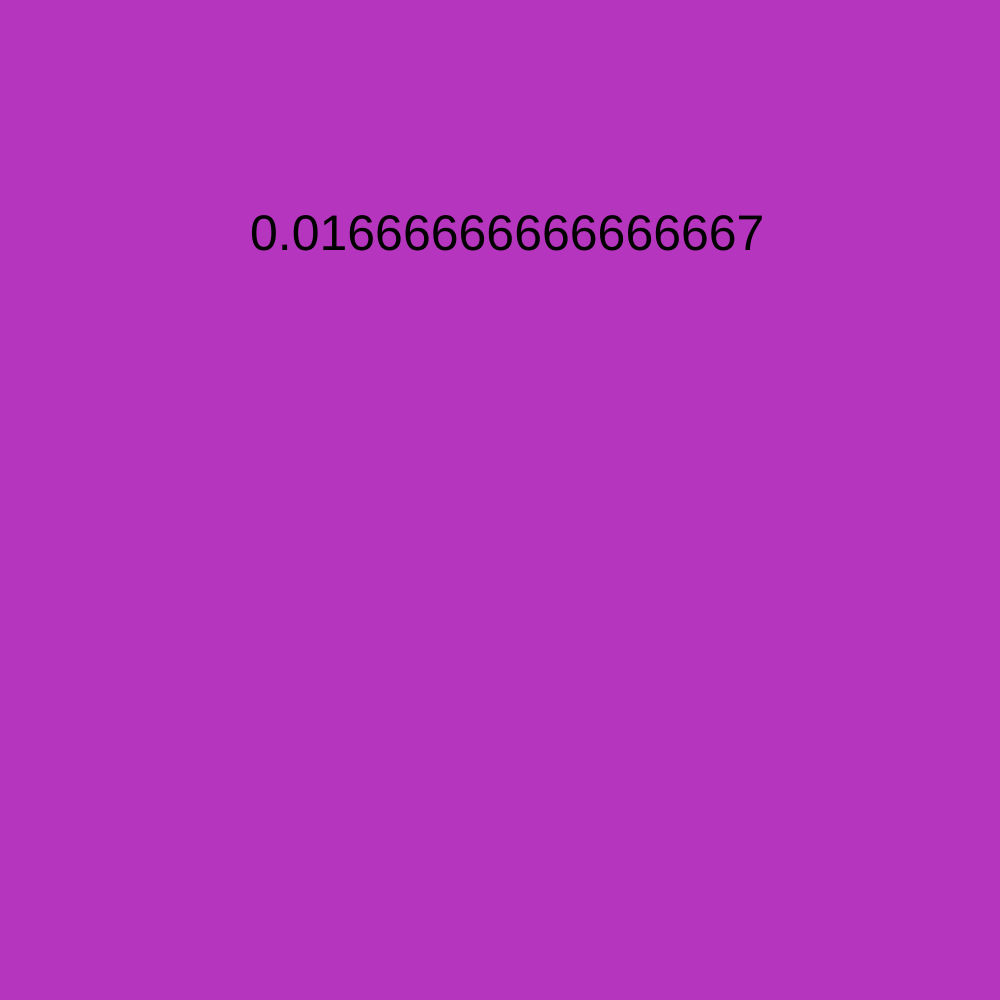
Frame 1 (no input)
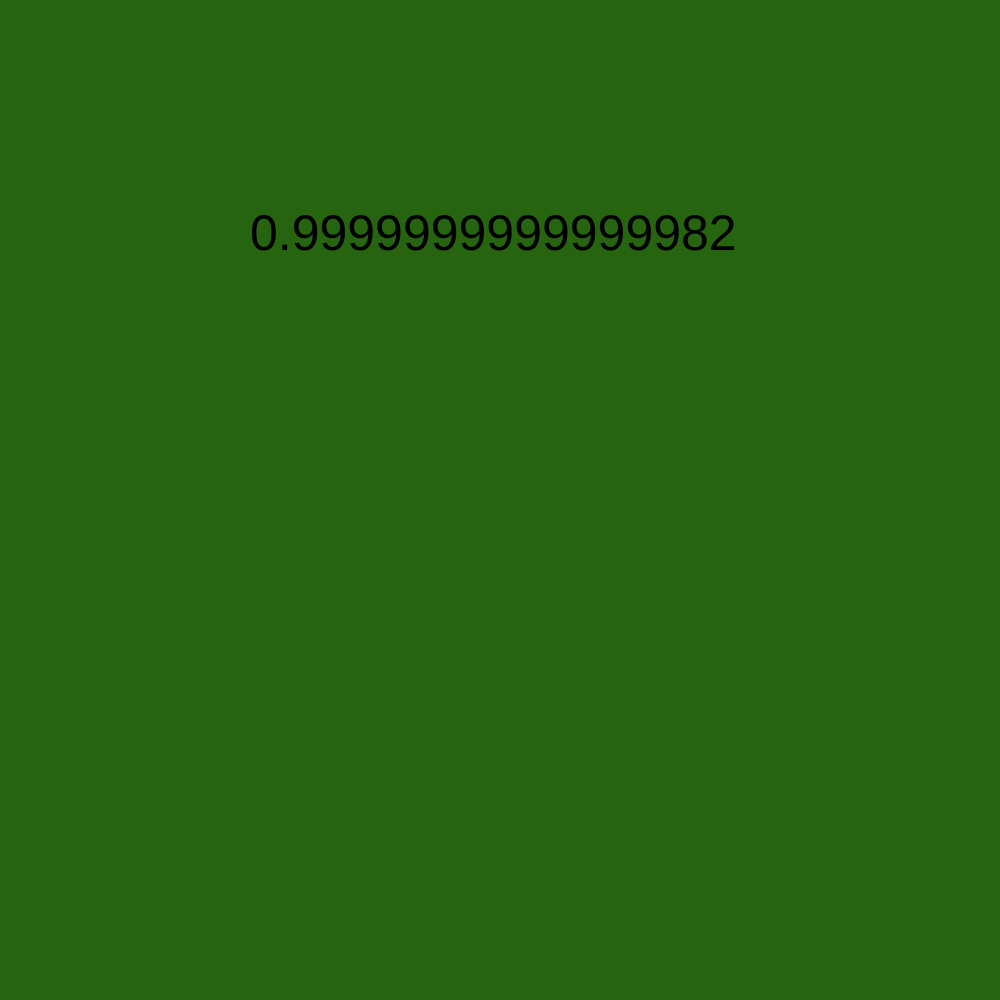
Frame 60 (no input)
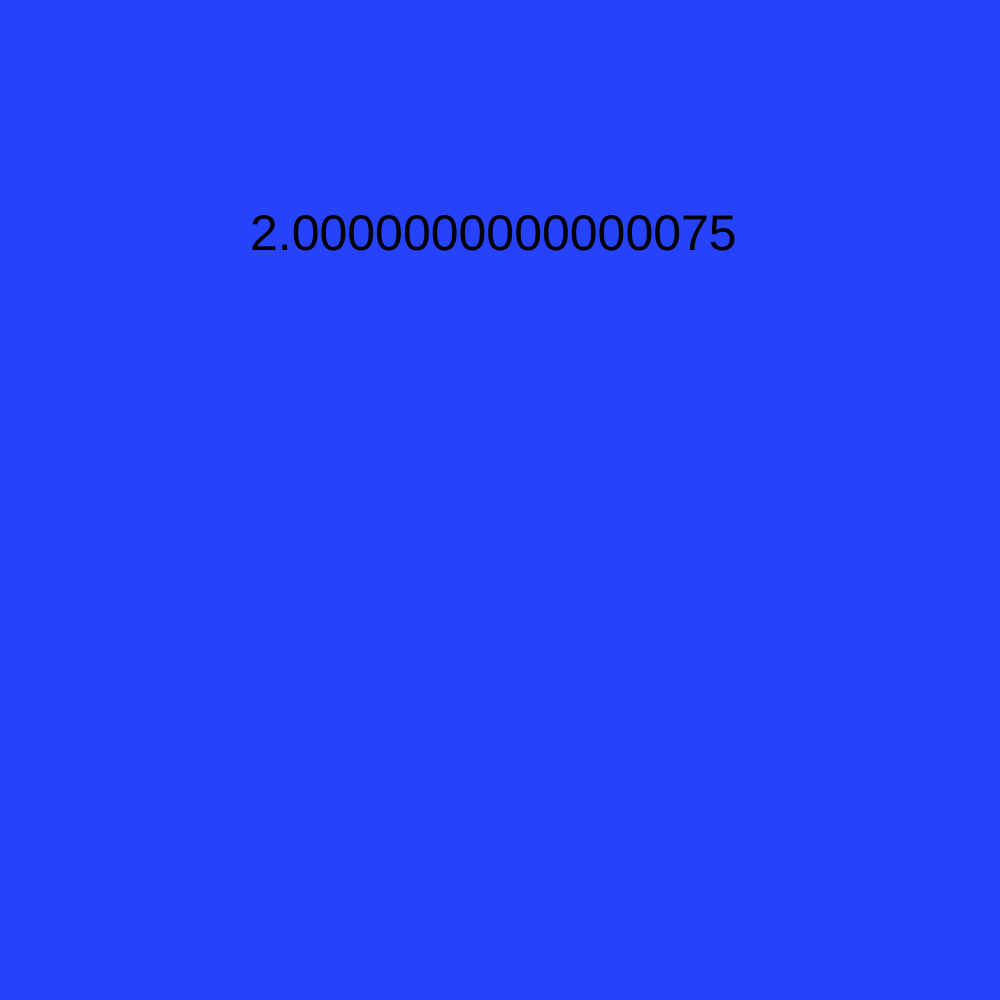
Frame 120 (the mouse pressed at the canvas centre since frame 60)

The p5.js sketch that drew these frames (run headless with seeded random() and noise() and a simulated clock; from frame 60 on, the mouse is pressed at the canvas centre):

// p5.js sketch
// ── sketch.js
let Timer = 0;

function setup() {
  createCanvas(1000, 1000);
}

function draw() {
  background(random(0, 255), random(0, 255), random(0, 255));

  round(Timer += deltaTime * 0.001)

  fill('black');
  textSize(50);
  text(Timer, 250, 250);
}
